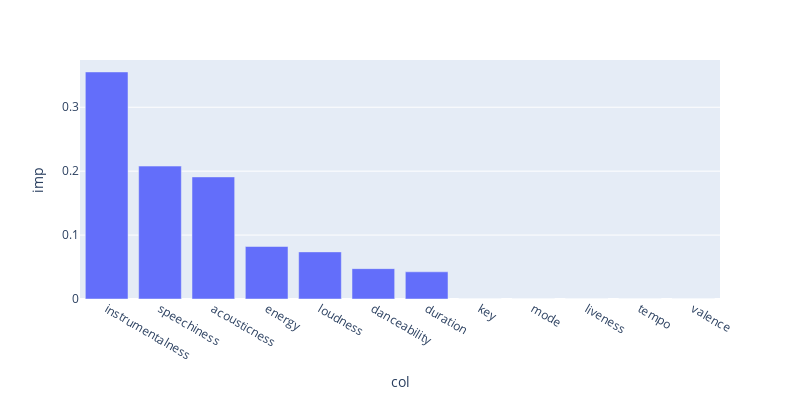

Notebook code cell kept with this figure:
### Code cell
feature_imp= pd.DataFrame({'col': df[features_col].columns,'imp':pipe_cv.best_estimator_.named_steps[
    'decisiontreeclassifier'].feature_importances_}).sort_values(by='imp',ascending=False)
px.bar(feature_imp,x = 'col', y ='imp',width=800, height=400)

### Figure 1 — Plotly figure (JSON) as saved in the notebook; plotly's stock layout.template omitted (floating-point values rounded to 4 significant figures)
{"data": [{"alignmentgroup": "True", "hovertemplate": "col=%{x}<br>imp=%{y}<extra></extra>", "legendgroup": "", "marker": {"color": "#636efa", "pattern": {"shape": ""}}, "name": "", "offsetgroup": "", "orientation": "v", "showlegend": false, "textposition": "auto", "type": "bar", "x": ["instrumentalness", "speechiness", "acousticness", "energy", "loudness", "danceability", "duration", "key", "mode", "liveness", "tempo", "valence"], "xaxis": "x", "y": [0.3552, 0.2079, 0.191, 0.08211, 0.07371, 0.04751, 0.04254, 0, 0, 0, 0, 0], "yaxis": "y"}], "layout": {"barmode": "relative", "height": 400, "legend": {"tracegroupgap": 0}, "margin": {"t": 60}, "width": 800, "xaxis": {"anchor": "y", "domain": [0, 1], "title": {"text": "col"}}, "yaxis": {"anchor": "x", "domain": [0, 1], "title": {"text": "imp"}}}}
